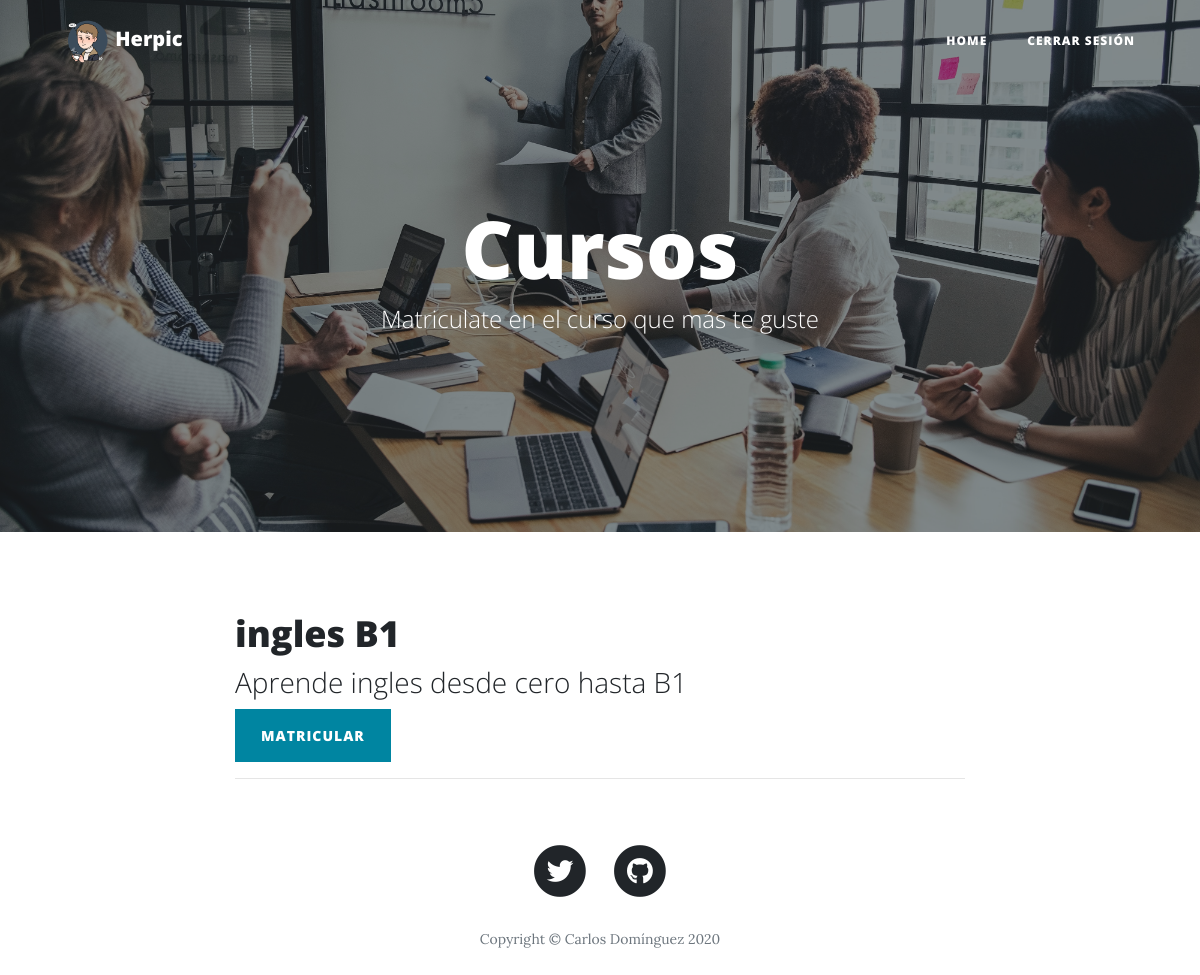
Before: /alumnos/cursos.php with the older database file.
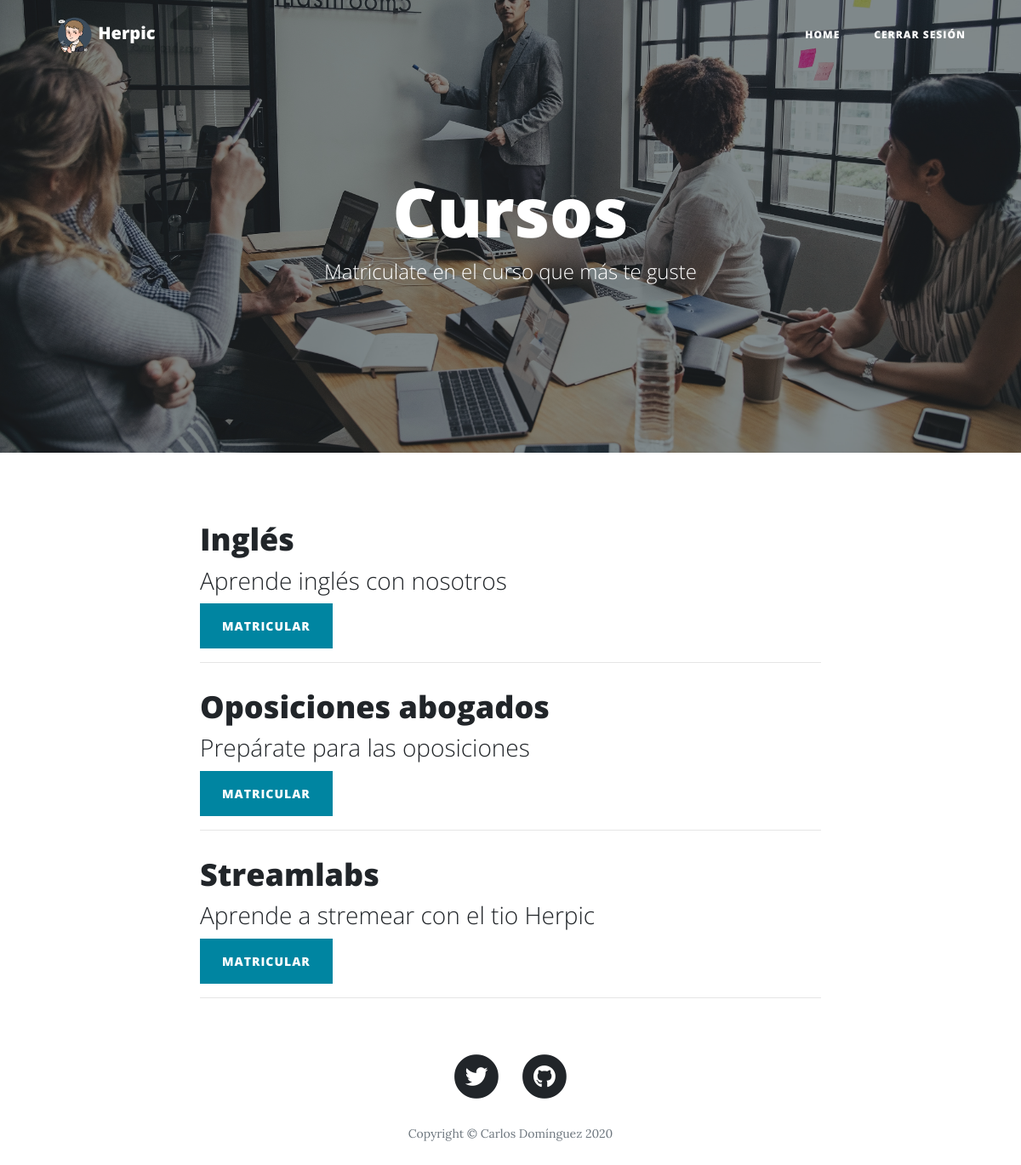
After: the same page with the newer database file.
### tables this page shows
CREATE TABLE `cursos` (
  `id` int(11) NOT NULL,
  `nombre` varchar(50) NOT NULL,
  `descripcion` varchar(255) NOT NULL
);

### alumnos/cursos.php (the view, shortened to what this page needs)
<!DOCTYPE html>
<html lang="en">
<head>
  <link href="../vendor/bootstrap/css/bootstrap.min.css" rel="stylesheet">
  <link href="../vendor/fontawesome-free/css/all.min.css" rel="stylesheet" type="text/css">
  <link href="../css/clean-blog.min.css" rel="stylesheet">
</head>
<body>
  <nav class="navbar navbar-expand-lg navbar-light fixed-top" id="mainNav">
    <div class="container">
      <a class="navbar-brand" href="../index.php"><img src="../img/logo.png" height="45" width="45"> Herpic</a>
      <div class="collapse navbar-collapse" id="navbarResponsive">
        <ul class="navbar-nav ml-auto">
          <li class="nav-item">
            <a class="nav-link" href="alumno.php">Home</a>
          </li>
          <li class="nav-item">
            <a class="nav-link" href="../logout.php">CERRAR SESIÓN</a>
          </li>
        </ul>
      </div>
    </div>
  </nav>
  <header class="masthead" style="background-image: url('../img/cursos.jpg')">
    <div class="overlay"></div>
    <div class="container">
      <div class="row">
        <div class="col-lg-8 col-md-10 mx-auto">
          <div class="site-heading">
            <h1>Cursos</h1>
            <span class="subheading">Matriculate en el curso que más te guste</span>
          </div>
        </div>
      </div>
    </div>
  </header>
 <?php
    $conn = mysqli_connect('localhost', 'root', '1234', 'herpic');
    $mostar_cursos = mysqli_query($conn, "SELECT id, nombre, descripcion FROM cursos") or die("No estás matriculado en ningún curso");
  ?>
  <div class="container">
    <div class="row">
      <div class="col-lg-8 col-md-10 mx-auto">
      <?php
        while ($reg = mysqli_fetch_array($mostar_cursos)){
      ?>
      <div class="post-preview">
          <a>
            <h2 class="post-title">
              <?php
                echo $reg['nombre'];
              ?>
            </h2>
            <h3 class="post-subtitle">
              <?php
                echo $reg['descripcion'];
              ?>
            </h3>
          </a>
          <form action="matricular.php" method="POST">
              <div class="form-group">
                <button type="submit" class="btn btn-primary" id="sendMessageButton" name="matricular" value="<?php echo $idcurso ?>">Matricular</button>
              </div>
            </form>
        </div>
        <hr>
      <?php
      }
      ?>
  <footer>
    <div class="container">
      <div class="row">
        <div class="col-lg-8 col-md-10 mx-auto">
          <ul class="list-inline text-center">
            <li class="list-inline-item">
              <a href="https://twitter.com/Herpico">
                <span class="fa-stack fa-lg">
                  <i class="fas fa-circle fa-stack-2x"></i>
                  <i class="fab fa-twitter fa-stack-1x fa-inverse"></i>
                </span>
              </a>
            </li>
            <li class="list-inline-item">
              <a href="https://github.com/Carlos-DR/ProyectoPASIR">
                <span class="fa-stack fa-lg">
                  <i class="fas fa-circle fa-stack-2x"></i>
                  <i class="fab fa-github fa-stack-1x fa-inverse"></i>
                </span>
              </a>
            </li>
          </ul>
          <p class="copyright text-muted">Copyright &copy; Carlos Domínguez 2020</p>
        </div>
      </div>
    </div>
  </footer>
</body>
</html>

Changed rows visible on the page:
removed cursos: nombre "ingles B1", descripcion "Aprende ingles desde cero hasta B1"
added cursos: nombre "Inglés", descripcion "Aprende inglés con nosotros"
added cursos: nombre "Oposiciones abogados", descripcion "Prepárate para las oposiciones"
added cursos: nombre "Streamlabs", descripcion "Aprende a stremear con el tio Herpic"
